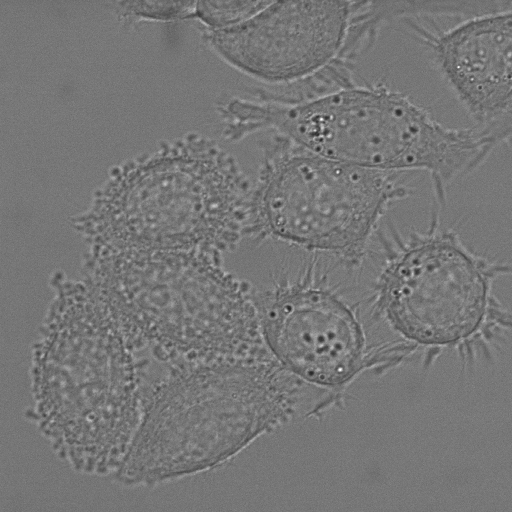
#> input picture DIC-C2DH-HeLa/01/t002.tif, 512 x 512 px, given in place of t%03d.tif, which was not available
$ jupyter execute mouse.ipynb   (older library calls are emulated)
#> lines starting #> are read from the running program, lines starting #| are printed output that depends on the picture; after the words box and inside, x2 and y2 are one past the last pixel; in counts of white or black regions, pixels touching at a corner belong together; pictures that were not available may be replaced by others from this repository, and a replacement may not be noted
#> further down, frame is the input picture: shape (512, 512, 3); min 36, max 255, mean 118.2
[cell 1]
import cv2
import numpy as np
import math

[cell 2]
class Cell:
    def __init__(self, cell_id, centroid, real_centroid, area):
        self.cell_id = 0
        self.centroid = centroid
        self.real_centroid = real_centroid
        self.area = area
        self.path = []
        self.speed = [0]

[cell 3]
# def preprocessing(gray):
#     # Value of kernel
#     kernel = np.ones((4, 4), np.uint8)
#     # Erode the images
#     img_erosion = cv2.erode(gray, kernel, iterations = 1)
#     # Dilate the images
#     img_dilation = cv2.dilate(img_erosion, kernel, iterations = 1)
#     # Thresholding
#     ret, thresh = cv2.threshold(img_dilation, 170, 255, cv2.THRESH_BINARY)
#     # Gaussian blur
#     thresh = cv2.GaussianBlur(thresh, (3, 3), 0)
#     return thresh

[cell 4]
def preprocessing(gray):
    # Value of kernel
    kernel = np.ones((4, 4), np.uint8)
    # Erode the images
    img_erosion = cv2.erode(gray, kernel, iterations = 1)
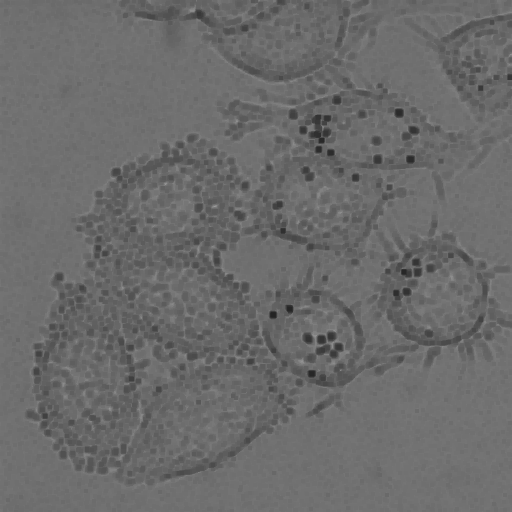
#> img_erosion: shape (512, 512); min 36, max 156, mean 106.8
    # Dilate the images
    img_dilation = cv2.dilate(img_erosion, kernel, iterations = 1)
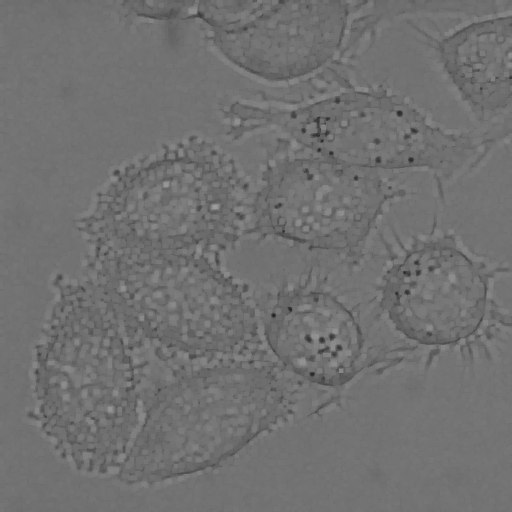
#> img_dilation: shape (512, 512); min 36, max 156, mean 112.8
    # Thresholding
    thresh = cv2.adaptiveThreshold(cv2.subtract(255, img_dilation), 255, cv2.ADAPTIVE_THRESH_GAUSSIAN_C, cv2.THRESH_BINARY, 15, 8)
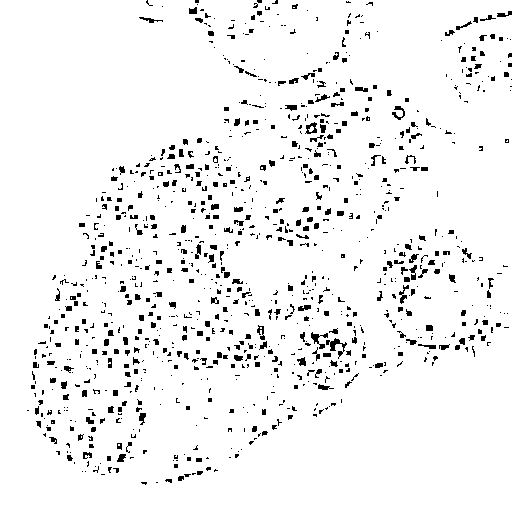
#> thresh: shape (512, 512); 94.9% white; 1055 black regions (782 under 20 px), largest, box (x1, y1, x2, y2) and area: (326, 338, 347, 359) 141, (311, 332, 328, 349) 110, (392, 106, 405, 120) 78
    return 255 - thresh
#> returned value: shape (512, 512); 5.1% white; 1055 white regions (782 under 20 px)

[cell 5]
def click_event(event, x, y, flags, param):
    global position
    if event == cv2.EVENT_LBUTTONDOWN:
        position = (x, y)

[cell 6]
# Capture a set of images as a video
cap = cv2.VideoCapture('PhC-C2DL-PSC/test/t%03d.tif')

[cell 7]
# First frame or not
first_frame = True
# Store the information of cells
cells = []
# Speed of video
fps = 10
# Frame size
size=(720, 576)
# The number of the frame
n = 0
# The position of mouse click
position = (0, 0)
# Video type
fourcc = cv2.VideoWriter_fourcc(*'XVID')
# Produce a video
videoWriter = cv2.VideoWriter('output.avi', fourcc, fps, size)

[cell 8]
# Open the captures
while(cap.isOpened()):
    # Read a capture
    success, frame = cap.read()
    if not success:
        break
    # Convert a image as grayscale
    gray = cv2.cvtColor(frame, cv2.COLOR_BGR2GRAY)
    # Pre-processing
    thresh1 = preprocessing(gray)
    # Find contours
    image, contours, hierarchy = cv2.findContours(thresh1, cv2.RETR_TREE, cv2.CHAIN_APPROX_SIMPLE)
#> contours = 1076 contours, 999 with area under 20; largest, box (x1, y1, x2, y2) and area: (326, 338, 347, 359) 92, (305, 122, 317, 134) 80, (311, 332, 328, 349) 73, (392, 106, 405, 120) 47, (399, 285, 409, 304) 45
    # Frame window
    cv2.namedWindow('frame')
    # Mouse call back
    cv2.setMouseCallback('frame', click_event)
    # The cell's id is same with the frame number
    cell_id = "%03d" % n
    # First frame or not
    if first_frame:
        for contour in contours:
            M = cv2.moments(contour)
            # Centroid of contour
            if M["m00"] == 0:
                centroid = (0, 0)
            else:
                centroid = (int(M["m10"] / M["m00"]), int(M["m01"] / M["m00"]))
                real_centroid = (M["m10"] / M["m00"], M["m01"] / M["m00"])
            # Area of contour
            area = cv2.contourArea(contour)
            if area < 10 or area > 400:
                continue
            else:
                # Create cell's bounding boxes
                x, y, w, h = cv2.boundingRect(contour)
                # Cell's bounding boxes
                frame = cv2.rectangle(frame, (x, y), (x + w, y + h), (0, 255, 0), 1)
            # Create a cell
            cell = Cell(cell_id, centroid, real_centroid, area)
            # Record the path
            cell.path.append(centroid)
            # Record this cell
            cells.append(cell)
#> this loop made 1076 passes
#> (area, x, y, w, h) on passes 33, 34, 44, 50: (37, 117, 454, 9, 8), (24, 83, 452, 9, 7), (20.5, 117, 443, 5, 7), (20.5, 49, 437, 8, 7)
#> (x, y, w, h) on passes 65, 71, 81, 82, 84, 95: (252, 426, 5, 6), (36, 421, 5, 7), (86, 417, 8, 7), (288, 415, 5, 5), (139, 413, 7, 12), (262, 409, 4, 6)
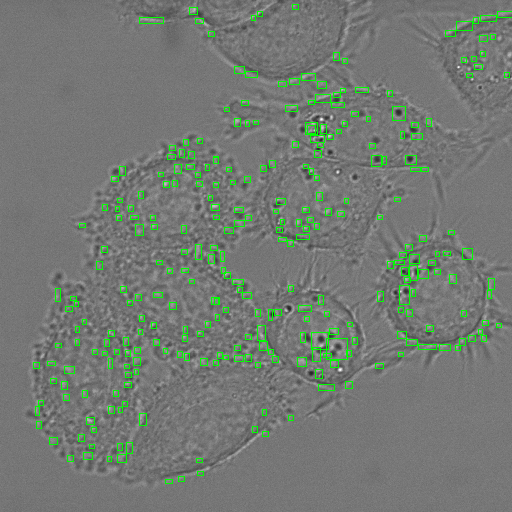
#> frame: shape (512, 512, 3); mean B, G, R 114.7, 122.1, 114.7
#> after the loop, cell.path = [(294, 6)]; cells = 294 items
#             # Speed of a cell
#             frame = cv2.putText(frame, str(cell.speed[-1]), cell.centroid, cv2.FONT_HERSHEY_SIMPLEX, 0.5, (0, 0, 255), 1)
        first_frame = False
    else:
        for contour in contours:
            # A new cell or not
            new_cell = True
            M = cv2.moments(contour)
            # Centroid of contour
            if M["m00"] == 0:
                centroid = (0, 0)
            else:
                centroid = (int(M["m10"] / M["m00"]), int(M["m01"] / M["m00"]))
                real_centroid = (M["m10"] / M["m00"], M["m01"] / M["m00"])
#             print(centroid)
            # Area of contour
            area = cv2.contourArea(contour)
#             print(area)
            if area < 15 or area > 400:
                continue
            else:
                # Create cell's bounding boxes
                x, y, w, h = cv2.boundingRect(contour)
                # Cell's bounding boxes
                frame = cv2.rectangle(frame, (x, y), (x + w, y + h), (0, 255, 0), 1)
            # Extract cells one by one
            for cell in cells:
                # The Euclidean distances
                s_distance = math.sqrt(pow((cell.real_centroid[0] - real_centroid[0]), 2) + pow((cell.real_centroid[1] - real_centroid[1]), 2))
#                 print(cell.centroid, centroid)
                if s_distance < 5:
                    cell.cell_id = cell_id
                    cell.speed.append(s_distance)
                    if area > cell.area * 2:
                        x, y, w, h = cv2.boundingRect(contour)
                        frame = cv2.rectangle(frame, (x, y), (x + w, y + h), (0, 0, 255), 2)
                    if is_cell == 1 or position == cell.centroid:
                        position  = centroid
                        e_distance = sum(cell.speed)
                        n_distance = math.sqrt(pow((cell.path[0][0] - centroid[0]), 2) + pow((cell.path[0][1] - centroid[1]), 2))
                        if n_distance == 0:
                            ratio = 0
                        else:
                            ratio = e_distance / n_distance
                        inform = 'Speed = ' + str(round(s_distance, 2)) + '\nEuclidean distances = ' + str(round(e_distance, 2))\
                        + '\nNet distance = ' + str(round(n_distance, 2)) + '\nRatio = ' + str(round(ratio, 2))
                        x, y = position
                        # Display the information
                        for i, txt in enumerate(inform.split('\n')):
                            y += 20
                            cv2.putText(frame, txt, (x, y), cv2.FONT_HERSHEY_SIMPLEX,  .5, (0, 255, 255), 1)
                    if centroid != cell.path[-1]:
                        cell.path.append(centroid)
                        cell.centroid = centroid
                        cell.real_centroid = real_centroid
                    if area < cell.area:
                        cell.area = area
                    is_cell = cv2.pointPolygonTest(contour, position, False)
                    new_cell = False
            # Create new cells
            if new_cell:
                cell = Cell(cell_id, centroid, real_centroid, area)
                cell.path.append(centroid)
                cells.append(cell)
    # Draw the path of cell motion
    for cell in cells:
        if cell.cell_id != cell_id:
            continue
        for i in range(len(cell.path) - 1):
            cv2.line(frame, cell.path[i], cell.path[i + 1], (255,0, 0), 1)
    # Show the results
    cv2.imshow('frame', frame)
    # output as a video
    videoWriter.write(frame)
    # A time interval of 100 milliseconds and input 'q' for quit
    if cv2.waitKey(100) & 0xFF == ord('q'):
#> (key q is pressed here)
        break
    n += 1
# Release everything if job is finished
cap.release()
# Write it as a video
videoWriter.release()
cv2.destroyAllWindows()

$ run again, on DIC-C2DH-HeLa/01/t003.tif
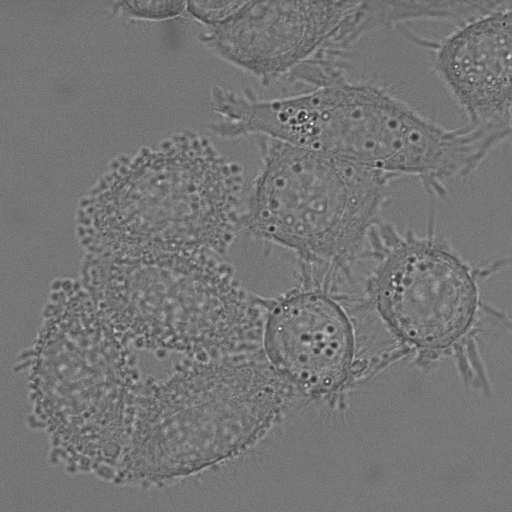
#> input picture DIC-C2DH-HeLa/01/t003.tif, 512 x 512 px, given in place of t%03d.tif, which was not available
#> frame is the input picture: shape (512, 512, 3); min 29, max 255, mean 117.3
#> in preprocessing, `thresh = cv2.adaptiveThreshold(cv2.subtract(255, img_dilation), 255, c..`:
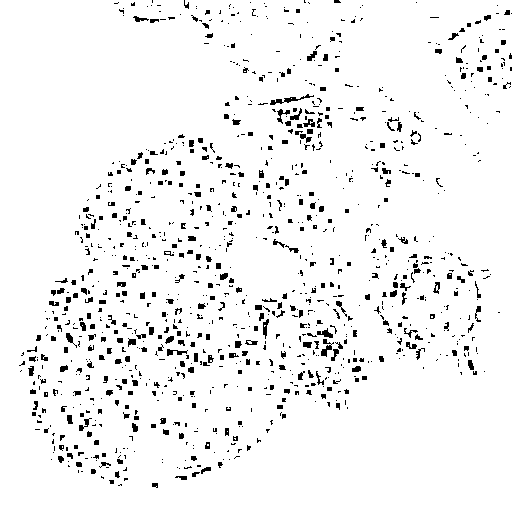
#> thresh: shape (512, 512); 95% white; 1105 black regions (835 under 20 px), largest, box (x1, y1, x2, y2) and area: (270, 94, 314, 105) 137, (321, 339, 334, 357) 96, (317, 328, 333, 338) 78
#> contours = 1135 contours, 1059 with area under 20; largest, box (x1, y1, x2, y2) and area: (270, 94, 314, 105) 87, (321, 339, 334, 357) 62, (317, 328, 333, 338) 54, (263, 319, 269, 339) 47, (277, 109, 290, 124) 44
#> the loop `for contour in contours:` made 1135 passes
#> area on passes 6, 14, 37: 20, 25.5, 21.5
#> after the loop `for contour in contours:`:
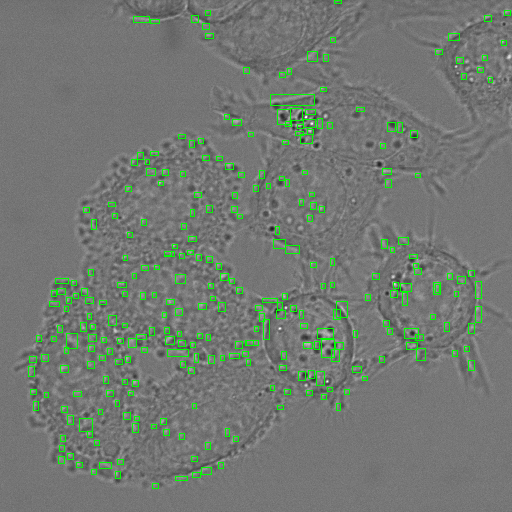
#> frame: shape (512, 512, 3); mean B, G, R 113.8, 121.1, 113.8
#> after the loop `for contour in contours:`: cell.path = [(336, 1)]; cells = 291 items

$ run again, on DIC-C2DH-HeLa/01/t007.tif
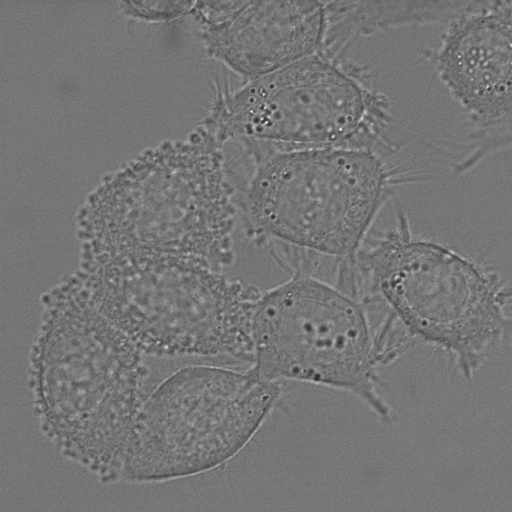
#> input picture DIC-C2DH-HeLa/01/t007.tif, 512 x 512 px, given in place of t%03d.tif, which was not available
#> frame is the input picture: shape (512, 512, 3); min 42, max 255, mean 117.5
#> in preprocessing, `thresh = cv2.adaptiveThreshold(cv2.subtract(255, img_dilation), 255, c..`:
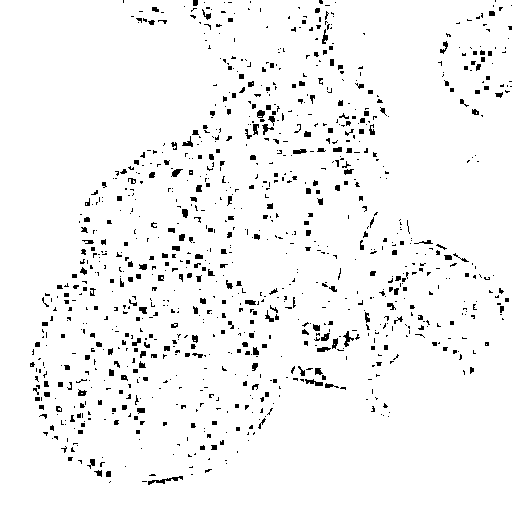
#> thresh: shape (512, 512); 95.8% white; 1012 black regions (809 under 20 px), largest, box (x1, y1, x2, y2) and area: (148, 476, 183, 485) 103, (343, 331, 354, 347) 69, (305, 379, 323, 386) 67
#> contours = 1032 contours, 976 with area under 20; largest, box (x1, y1, x2, y2) and area: (148, 476, 183, 485) 62, (343, 331, 354, 347) 46, (305, 379, 323, 386) 43, (257, 110, 265, 118) 40, (293, 149, 307, 154) 38
#> the loop `for contour in contours:` made 1032 passes
#> area on passes 3, 7, 15: 61.5, 20, 23
#> after the loop `for contour in contours:`:
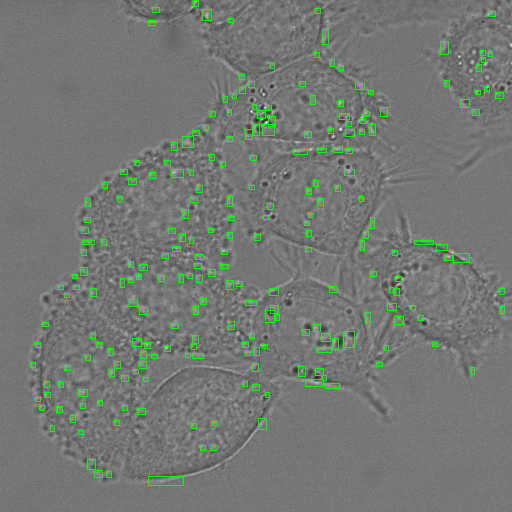
#> frame: shape (512, 512, 3); mean B, G, R 114.8, 120.4, 114.8
#> after the loop `for contour in contours:`: cell.path = [(194, 2)]; cells = 230 items

$ run again, on DIC-C2DH-HeLa/01/t010.tif
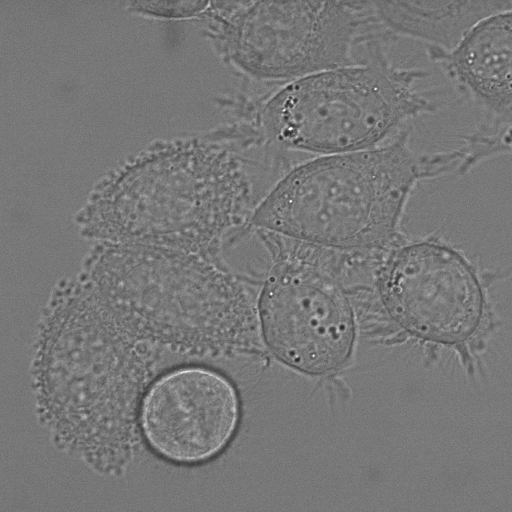
#> input picture DIC-C2DH-HeLa/01/t010.tif, 512 x 512 px, given in place of t%03d.tif, which was not available
#> frame is the input picture: shape (512, 512, 3); min 36, max 255, mean 119.4
#> in preprocessing, `thresh = cv2.adaptiveThreshold(cv2.subtract(255, img_dilation), 255, c..`:
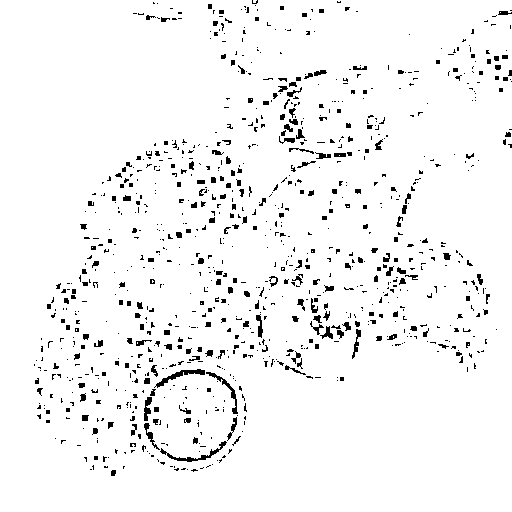
#> thresh: shape (512, 512); 95.7% white; 967 black regions (774 under 20 px), largest, box (x1, y1, x2, y2) and area: (160, 441, 227, 462) 240, (154, 369, 205, 388) 234, (206, 372, 238, 414) 191
#> contours = 982 contours, 914 with area under 20; largest, box (x1, y1, x2, y2) and area: (154, 369, 205, 388) 174, (160, 441, 227, 462) 160, (206, 372, 238, 414) 130, (144, 397, 152, 421) 86, (144, 423, 160, 450) 67
#> the loop `for contour in contours:` made 982 passes
#> area on passes 39, 53, 54: 160.5, 22.5, 67
#> after the loop `for contour in contours:`:
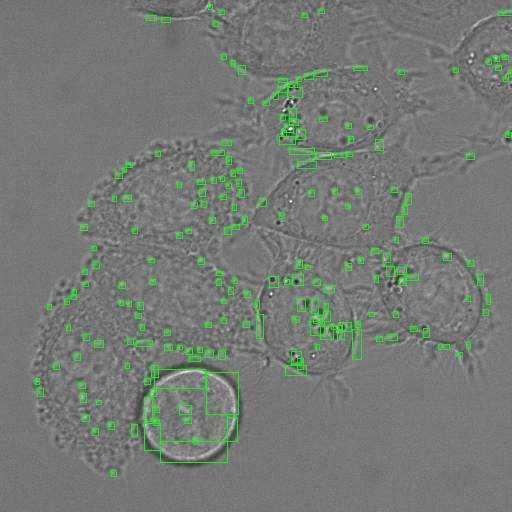
#> frame: shape (512, 512, 3); mean B, G, R 116.6, 122.5, 116.6
#> after the loop `for contour in contours:`: cell.path = [(209, 6)]; cells = 212 items
